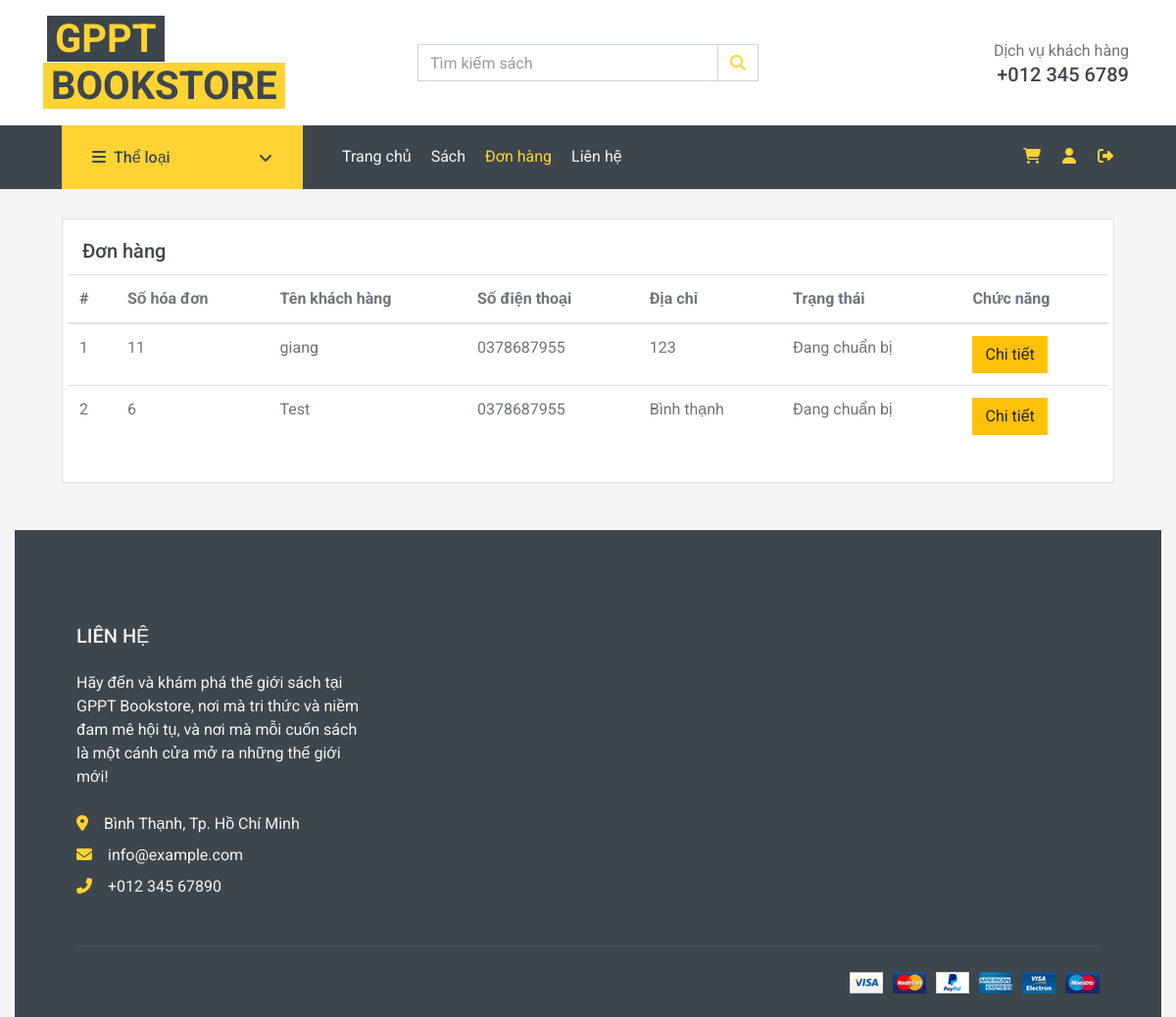
Screenshot of /checkout/listorders (signed in) with the database file from the repository.
### tables this page shows
CREATE TABLE `orders` (
  `id` int(11) NOT NULL,
  `customerName` varchar(50) NOT NULL,
  `email` varchar(150) NOT NULL,
  `phone` varchar(14) NOT NULL,
  `address` varchar(150) NOT NULL,
  `createDate` date NOT NULL,
  `total` float NOT NULL,
  `status` tinyint(1) NOT NULL,
  `id_user` int(11) NOT NULL
);

### app/controllers/CheckoutController.php (called while the page is built, shortened)
<?php
class CheckoutController
{
    private $ordersModel;
    public function __construct()
    {
        $this->db = (new Database())->getConnection();
        $this->ordersModel = new OrdersModel($this->db);
    }
    public function listorders()
    {
        $id = $_SESSION['customer_id'];
        $orders = $this->ordersModel->getOdersByIdUser($id);
        include_once 'app/views/users/listorder.php';
    }
}

### index.php (called while the page is built, shortened)
<?php
require_once 'config/database.php';
require_once 'app/models/OrdersModel.php';
$url = $_GET['url'] ?? '';
$url = rtrim($url, '/');
$url = filter_var($url, FILTER_SANITIZE_URL);
$url = explode('/', $url);
$action = isset($url[1]) && $url[1] != '' ? $url[1] : 'index';
$controller = new $controllerName();
call_user_func_array([$controller, $action], array_slice($url, 2));

### config/database.php (called while the page is built, shortened)
<?php
class Database {
    private $host = "db";
    private $db_name = "db_bookstore";
    private $username = "user";
    private $password = "password";
    public function getConnection() {
        $this->conn = null;
        try {
            $this->conn = new PDO("mysql:host=" . $this->host . ";dbname=" . $this->db_name, $this->username, $this->password);
            $this->conn->exec("set names utf8");
        } catch(PDOException $exception) {
            echo "Connection error: " . $exception->getMessage();
        }
        return $this->conn;
    }
}

### app/models/OrdersModel.php (called while the page is built, shortened)
<?php
class OrdersModel
{
    private $conn;
    private $table_name = "orders";
    public function __construct($db)
    {
        $this->conn = $db;
    }
    public function getOdersByIdUser($id)
    {
        $query = "SELECT * FROM " . $this->table_name . " WHERE id_user = :id ORDER BY createDate DESC";
        $stmt = $this->conn->prepare($query);
        $stmt->bindParam(':id', $id, PDO::PARAM_INT);
        $stmt->execute();
        return $stmt;
    }
}

### app/views/users/listorder.php (the view, shortened to what this page needs)
<!DOCTYPE html>
<html lang="en">
<head>
    <?php include_once("app/views/users/partical/head.php"); ?>
</head>
<body>
    <?php include_once("app/views/users/partical/header.php"); ?>
    <div class="container-fluid">
        <div class="row px-xl-5">
            <div class="col-lg d-flex align-items-strech">
                <div class="card w-100">
                    <div class="card-body">
                        <div class="d-sm-flex d-block align-items-center justify-content-between mb-9">
                            <div class="mb-3 mb-sm-0">
                                <h5 class="card-title fw-semibold">Đơn hàng</h5>
                            </div>
                        </div>
                        <div class="row">
                            <table class="table table-hover">
                                <thead>
                                    <tr>
                                        <th scope="col">#</th>
                                        <th scope="col">Số hóa đơn</th>
                                        <th scope="col">Tên khách hàng</th>
                                        <th scope="col">Số điện thoại</th>
                                        <th scope="col">Địa chỉ</th>
                                        <th scope="col">Trạng thái</th>
                                        <th scope="col">Chức năng</th>
                                    </tr>
                                </thead>
                                <tbody>
                                    <?php
                                    $counter = 1;
                                    while ($row = $orders->fetch(PDO::FETCH_ASSOC)) : ?>
                                        <tr>
                                            <td scope="row"><?php echo $counter; ?></td>
                                            <td><?php echo $row['id'] ?></td>
                                            <td><?php echo $row['customerName'] ?></td>
                                            <td><?php echo $row['phone'] ?></td>
                                            <td><?php echo $row['address'] ?></td>
                                            <td>
                                                <?php
                                                $statusMapping = [
                                                    1 => 'Đang chuẩn bị',
                                                    2 => 'Đang giao',
                                                    3 => 'Đã hoàn thành',
                                                ];
                                                $status = $row['status'];
                                                echo isset($statusMapping[$status]) ? $statusMapping[$status] : 'Trạng thái không xác định';
                                                ?>
                                            </td>
                                            <td>
                                                <a href="/checkout/detailorder/<?php echo $row['id']; ?>" class="btn btn-warning">Chi tiết</a>
                                            </td>
                                        </tr>
                                    <?php
                                        $counter++;
                                    endwhile; ?>
                                </tbody>
                            </table>
                        </div>
                    </div>
                </div>
            </div>
        </div>
        <?php include_once("app/views/users/partical/footer.php"); ?>
</body>
</html>

### rows the page displays
orders: id "11", customerName "giang", phone "0378687955", address "123", status "Đang chuẩn bị"
orders: id "6", customerName "Test", phone "0378687955", address "Bình thạnh", status "Đang chuẩn bị"
